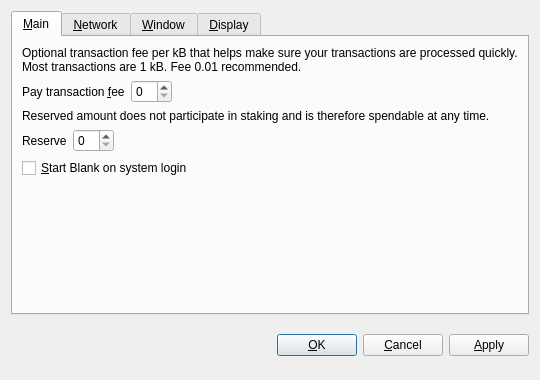
<?xml version="1.0" encoding="UTF-8"?>
<ui version="4.0">
 <class>OptionsDialog</class>
 <widget class="QDialog" name="OptionsDialog">
  <property name="geometry">
   <rect>
    <x>0</x>
    <y>0</y>
    <width>540</width>
    <height>380</height>
   </rect>
  </property>
  <property name="windowTitle">
   <string>Options</string>
  </property>
  <property name="modal">
   <bool>true</bool>
  </property>
  <layout class="QVBoxLayout" name="verticalLayout">
   <item>
    <widget class="QTabWidget" name="tabWidget">
     <property name="tabPosition">
      <enum>QTabWidget::North</enum>
     </property>
     <property name="currentIndex">
      <number>0</number>
     </property>
     <widget class="QWidget" name="tabMain">
      <attribute name="title">
       <string>&amp;Main</string>
      </attribute>
      <layout class="QVBoxLayout" name="verticalLayout_Main">
       <item>
        <widget class="QLabel" name="transactionFeeInfoLabel">
         <property name="text">
          <string>Optional transaction fee per kB that helps make sure your transactions are processed quickly. Most transactions are 1 kB. Fee 0.01 recommended.</string>
         </property>
         <property name="textFormat">
          <enum>Qt::PlainText</enum>
         </property>
         <property name="wordWrap">
          <bool>true</bool>
         </property>
        </widget>
       </item>
       <item>
        <layout class="QHBoxLayout" name="horizontalLayoutFee">
         <item>
          <widget class="QLabel" name="transactionFeeLabel">
           <property name="text">
            <string>Pay transaction &amp;fee</string>
           </property>
           <property name="textFormat">
            <enum>Qt::PlainText</enum>
           </property>
           <property name="buddy">
            <cstring>transactionFee</cstring>
           </property>
          </widget>
         </item>
         <item>
          <widget class="BitcoinAmountField" name="transactionFee"/>
         </item>
         <item>
          <spacer name="horizontalSpacerFee">
           <property name="orientation">
            <enum>Qt::Horizontal</enum>
           </property>
           <property name="sizeHint" stdset="0">
            <size>
             <width>40</width>
             <height>20</height>
            </size>
           </property>
          </spacer>
         </item>
        </layout>
       </item>
       <item>
        <widget class="QLabel" name="reserveBalanceInfoLabel">
         <property name="text">
          <string>Reserved amount does not participate in staking and is therefore spendable at any time.</string>
         </property>
         <property name="textFormat">
          <enum>Qt::PlainText</enum>
         </property>
         <property name="wordWrap">
          <bool>true</bool>
         </property>
        </widget>
       </item>
       <item>
        <layout class="QHBoxLayout" name="horizontalLayoutReserveBalance">
         <item>
          <widget class="QLabel" name="reserveBalanceLabel">
           <property name="text">
            <string>Reserve</string>
           </property>
           <property name="textFormat">
            <enum>Qt::PlainText</enum>
           </property>
           <property name="buddy">
            <cstring>reserveBalance</cstring>
           </property>
          </widget>
         </item>
         <item>
          <widget class="BitcoinAmountField" name="reserveBalance"/>
         </item>
         <item>
          <spacer name="horizontalSpacerReserveBalance">
           <property name="orientation">
            <enum>Qt::Horizontal</enum>
           </property>
           <property name="sizeHint" stdset="0">
            <size>
             <width>40</width>
             <height>20</height>
            </size>
           </property>
          </spacer>
         </item>
        </layout>
       </item>
       <item>
        <widget class="QCheckBox" name="bitcoinAtStartup">
         <property name="toolTip">
          <string>Automatically start Blank after logging in to the system.</string>
         </property>
         <property name="text">
          <string>&amp;Start Blank on system login</string>
         </property>
        </widget>
       </item>
       <item>
        <spacer name="verticalSpacer_Main">
         <property name="orientation">
          <enum>Qt::Vertical</enum>
         </property>
         <property name="sizeHint" stdset="0">
          <size>
           <width>20</width>
           <height>40</height>
          </size>
         </property>
        </spacer>
       </item>
      </layout>
     </widget>
     <widget class="QWidget" name="tabNetwork">
      <attribute name="title">
       <string>&amp;Network</string>
      </attribute>
      <layout class="QVBoxLayout" name="verticalLayout_Network">
       <item>
        <widget class="QCheckBox" name="mapPortUpnp">
         <property name="toolTip">
          <string>Automatically open the Blank client port on the router. This only works when your router supports UPnP and it is enabled.</string>
         </property>
         <property name="text">
          <string>Map port using &amp;UPnP</string>
         </property>
        </widget>
       </item>
       <item>
        <widget class="QCheckBox" name="connectSocks">
         <property name="toolTip">
          <string>Connect to the Blank network through a SOCKS5 proxy (e.g. when connecting through Tor).</string>
         </property>
         <property name="text">
          <string>&amp;Connect through SOCKS5 proxy:</string>
         </property>
        </widget>
       </item>
       <item>
        <layout class="QHBoxLayout" name="horizontalLayout_Network">
         <item>
          <widget class="QLabel" name="proxyIpLabel">
           <property name="text">
            <string>Proxy &amp;IP:</string>
           </property>
           <property name="textFormat">
            <enum>Qt::PlainText</enum>
           </property>
           <property name="buddy">
            <cstring>proxyIp</cstring>
           </property>
          </widget>
         </item>
         <item>
          <widget class="QValidatedLineEdit" name="proxyIp">
           <property name="maximumSize">
            <size>
             <width>140</width>
             <height>16777215</height>
            </size>
           </property>
           <property name="toolTip">
            <string>IP address of the proxy (e.g. 127.0.0.1)</string>
           </property>
          </widget>
         </item>
         <item>
          <widget class="QLabel" name="proxyPortLabel">
           <property name="text">
            <string>&amp;Port:</string>
           </property>
           <property name="textFormat">
            <enum>Qt::PlainText</enum>
           </property>
           <property name="buddy">
            <cstring>proxyPort</cstring>
           </property>
          </widget>
         </item>
         <item>
          <widget class="QLineEdit" name="proxyPort">
           <property name="maximumSize">
            <size>
             <width>55</width>
             <height>16777215</height>
            </size>
           </property>
           <property name="toolTip">
            <string>Port of the proxy (e.g. 9050)</string>
           </property>
          </widget>
         </item>
         <item>
          <spacer name="horizontalSpacer_Network">
           <property name="orientation">
            <enum>Qt::Horizontal</enum>
           </property>
           <property name="sizeHint" stdset="0">
            <size>
             <width>40</width>
             <height>20</height>
            </size>
           </property>
          </spacer>
         </item>
        </layout>
       </item>
       <item>
        <spacer name="verticalSpacer_Network">
         <property name="orientation">
          <enum>Qt::Vertical</enum>
         </property>
         <property name="sizeHint" stdset="0">
          <size>
           <width>20</width>
           <height>40</height>
          </size>
         </property>
        </spacer>
       </item>
      </layout>
     </widget>
     <widget class="QWidget" name="tabWindow">
      <attribute name="title">
       <string>&amp;Window</string>
      </attribute>
      <layout class="QVBoxLayout" name="verticalLayout_Window">
       <item>
        <widget class="QCheckBox" name="minimizeToTray">
         <property name="toolTip">
          <string>Show only a tray icon after minimizing the window.</string>
         </property>
         <property name="text">
          <string>&amp;Minimize to the tray instead of the taskbar</string>
         </property>
        </widget>
       </item>
       <item>
        <widget class="QCheckBox" name="minimizeOnClose">
         <property name="toolTip">
          <string>Minimize instead of exit the application when the window is closed. When this option is enabled, the application will be closed only after selecting Quit in the menu.</string>
         </property>
         <property name="text">
          <string>M&amp;inimize on close</string>
         </property>
        </widget>
       </item>
       <item>
        <spacer name="verticalSpacer_Window">
         <property name="orientation">
          <enum>Qt::Vertical</enum>
         </property>
         <property name="sizeHint" stdset="0">
          <size>
           <width>20</width>
           <height>40</height>
          </size>
         </property>
        </spacer>
       </item>
      </layout>
     </widget>
     <widget class="QWidget" name="tabDisplay">
      <attribute name="title">
       <string>&amp;Display</string>
      </attribute>
      <layout class="QVBoxLayout" name="verticalLayout_Display">
       <item>
        <layout class="QHBoxLayout" name="horizontalLayout_1_Display">
         <item>
          <widget class="QLabel" name="langLabel">
           <property name="text">
            <string>User Interface &amp;language:</string>
           </property>
           <property name="textFormat">
            <enum>Qt::PlainText</enum>
           </property>
           <property name="buddy">
            <cstring>lang</cstring>
           </property>
          </widget>
         </item>
         <item>
          <widget class="QValueComboBox" name="lang">
           <property name="toolTip">
            <string>The user interface language can be set here. This setting will take effect after restarting Blank.</string>
           </property>
          </widget>
         </item>
        </layout>
       </item>
       <item>
        <layout class="QHBoxLayout" name="horizontalLayout_2_Display">
         <item>
          <widget class="QLabel" name="unitLabel">
           <property name="text">
            <string>&amp;Unit to show amounts in:</string>
           </property>
           <property name="textFormat">
            <enum>Qt::PlainText</enum>
           </property>
           <property name="buddy">
            <cstring>unit</cstring>
           </property>
          </widget>
         </item>
         <item>
          <widget class="QValueComboBox" name="unit">
           <property name="toolTip">
            <string>Choose the default subdivision unit to show in the interface and when sending coins.</string>
           </property>
          </widget>
         </item>
        </layout>
       </item>
       <item>
        <widget class="QCheckBox" name="coinControlFeatures">
         <property name="toolTip">
          <string>Whether to show coin control features or not.</string>
         </property>
         <property name="text">
          <string>Display coin &amp;control features (experts only!)</string>
         </property>
        </widget>
       </item>
       <item>
        <spacer name="verticalSpacer_Display">
         <property name="orientation">
          <enum>Qt::Vertical</enum>
         </property>
         <property name="sizeHint" stdset="0">
          <size>
           <width>20</width>
           <height>40</height>
          </size>
         </property>
        </spacer>
       </item>
      </layout>
     </widget>
    </widget>
   </item>
   <item>
    <layout class="QHBoxLayout" name="horizontalLayout_Buttons">
     <item>
      <spacer name="horizontalSpacer_1">
       <property name="orientation">
        <enum>Qt::Horizontal</enum>
       </property>
       <property name="sizeHint" stdset="0">
        <size>
         <width>40</width>
         <height>48</height>
        </size>
       </property>
      </spacer>
     </item>
     <item>
      <widget class="QLabel" name="statusLabel">
       <property name="font">
        <font>
         <weight>75</weight>
         <bold>true</bold>
        </font>
       </property>
       <property name="text">
        <string/>
       </property>
       <property name="textFormat">
        <enum>Qt::PlainText</enum>
       </property>
       <property name="wordWrap">
        <bool>true</bool>
       </property>
      </widget>
     </item>
     <item>
      <spacer name="horizontalSpacer_2">
       <property name="orientation">
        <enum>Qt::Horizontal</enum>
       </property>
       <property name="sizeHint" stdset="0">
        <size>
         <width>40</width>
         <height>48</height>
        </size>
       </property>
      </spacer>
     </item>
     <item>
      <widget class="QPushButton" name="okButton">
       <property name="text">
        <string>&amp;OK</string>
       </property>
      </widget>
     </item>
     <item>
      <widget class="QPushButton" name="cancelButton">
       <property name="text">
        <string>&amp;Cancel</string>
       </property>
       <property name="autoDefault">
        <bool>false</bool>
       </property>
      </widget>
     </item>
     <item>
      <widget class="QPushButton" name="applyButton">
       <property name="text">
        <string>&amp;Apply</string>
       </property>
       <property name="autoDefault">
        <bool>false</bool>
       </property>
      </widget>
     </item>
    </layout>
   </item>
  </layout>
 </widget>
 <customwidgets>
  <customwidget>
   <class>BitcoinAmountField</class>
   <extends>QSpinBox</extends>
   <header>bitcoinamountfield.h</header>
  </customwidget>
  <customwidget>
   <class>QValueComboBox</class>
   <extends>QComboBox</extends>
   <header>qvaluecombobox.h</header>
  </customwidget>
  <customwidget>
   <class>QValidatedLineEdit</class>
   <extends>QLineEdit</extends>
   <header>qvalidatedlineedit.h</header>
  </customwidget>
 </customwidgets>
 <resources/>
 <connections/>
</ui>
